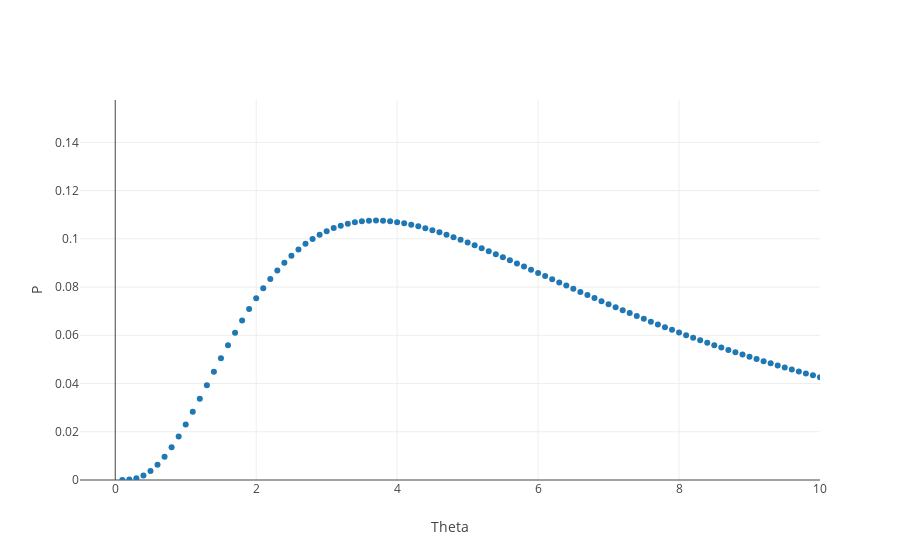

The notebook cell this image was saved under:
### Code cell
fig_here= [go.Scatter(
    y= Inf_sites_est,
    x= there,
    mode= 'markers'
)]

layout= go.Layout(
    xaxis= dict(
        range= [-.5,max(range_theta)],
        title= 'Theta'
    ),
    yaxis= dict(
        range= [0,max(Inf_sites_est) + .05],
        title= 'P'
    )
    
)

Figure= go.Figure(data=fig_here,layout= layout)

iplot(Figure)
